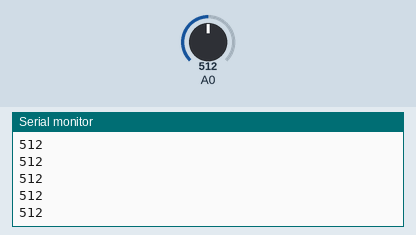
Simulated run of this sketch. Board: Arduino Uno, built with avr-gcc and run on an emulated ATmega328P. On the bench: the last lines printed to the serial monitor. The inputs (shaded band) are chosen by the test bench; at power-on: A0 = 512.

Above: at 1.2 s.
1.3 s: A0 set to 716
At 1.8 s:
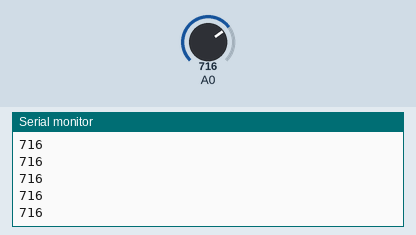
2.8 s: A0 set to 900
At 3.8 s:
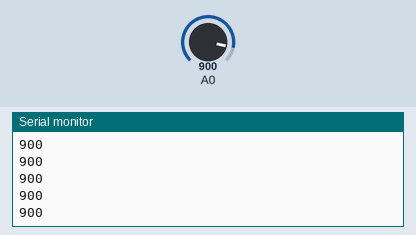
Timing chart, 0 to 5.8 s (numbered marks = the images above; inputs shaded):
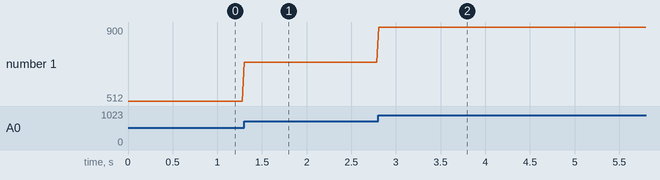

Measured:
- after the input at 1.3 s, the serial monitor: prints a new line at once (image 1)
- after the input at 2.8 s, the serial monitor: prints a new line at once (image 2)
- plotted number 1: 512 → 716 after the input at 1.3 s, 716 → 900 after the input at 2.8 s

The sketch:

Lie_Dectector.ino
```cpp
void setup() {
 	Serial.begin(9600);
  pinMode(2,OUTPUT);
  pinMode(3,OUTPUT);
  pinMode(4,OUTPUT);
}

void loop() {
  if(analogRead(A0)>60){
    digitalWrite(2,HIGH);
    digitalWrite(3,HIGH);
    digitalWrite(4,HIGH);
  }
  if(analogRead(A0)<=60 && analogRead(A0)>45){
    digitalWrite(2,HIGH);
    digitalWrite(3,HIGH);
    digitalWrite(4,LOW);
  }
  if(analogRead(A0)<=45 && analogRead(A0)>20){
    digitalWrite(2,HIGH);
    digitalWrite(3,LOW);
    digitalWrite(4,LOW);
  }
  else{
    digitalWrite(2,LOW);
    digitalWrite(3,LOW);
    digitalWrite(4,LOW);
  }
  Serial.println(analogRead(A0));
	delay(20);
}
```
